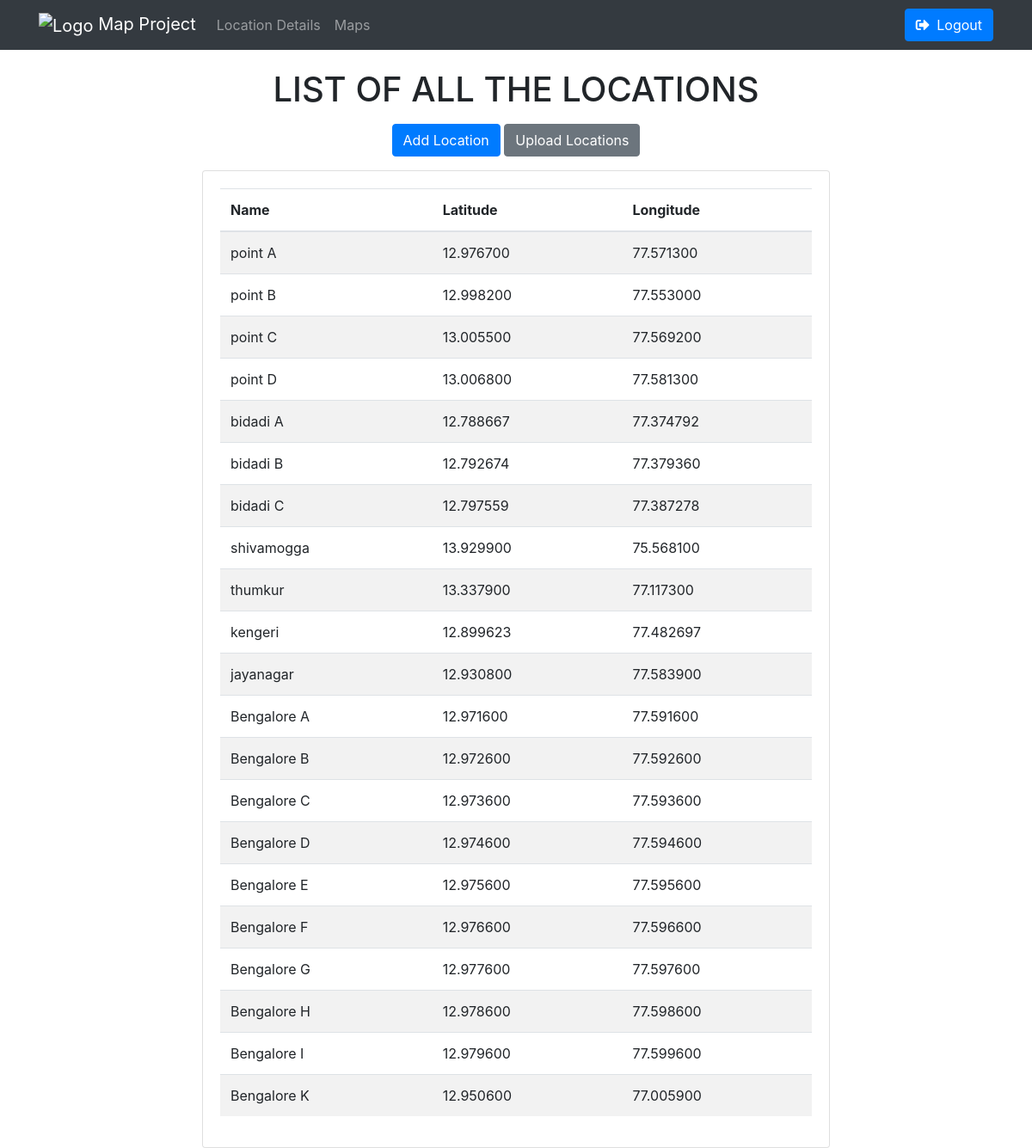
The page /table/ (signed in) on the database its author committed.
### location_map/models.py (models this page shows, shortened)
class Location(models.Model):
    name = models.CharField(max_length=100)
    latitude = models.DecimalField(max_digits=9, decimal_places=6)
    longitude = models.DecimalField(max_digits=9, decimal_places=6)
    created_at = models.DateTimeField(default=timezone.now)
    updated_at = models.DateTimeField(auto_now=True)

### location_map/views.py (the view)
# urls.py: path('table/',ListPage,name='table'),
@login_required
def ListPage(request):
    loc=Location.objects.all()
    return render(request,"location_map/table.html",{'loc':loc})

### templates/location_map/table.html (shortened to what this page needs)
<!DOCTYPE html>
<html lang="en">
<head>
    <link rel="stylesheet" href="https://cdn.jsdelivr.net/npm/bootstrap@4.3.1/dist/css/bootstrap.min.css">
</head>
<body>
    {% include 'location_map/navbar.html' %}
    <h1 class="text-center my-3">LIST OF ALL THE LOCATIONS</h1>
    <div class="text-center my-3">
        <a href="{% url 'add_loc' %}" class="btn btn-primary">Add Location</a>
        <a href="{% url 'upload_file' %}" class="btn btn-secondary">Upload Locations</a>
    </div>
    <div class="container">
        <div class="row justify-content-center">
            <div class="col-md-8">
                <div class="card">
                    <div class="card-body">
                        <table class="table table-striped">
                            <thead>
                                <tr>
                                    <th>Name</th>
                                    <th>Latitude</th>
                                    <th>Longitude</th>
                                </tr>
                            </thead>
                            <tbody>
                                {% for l in loc %}
                                <tr>
                                    <td>{{ l.name }}</td>
                                    <td>{{ l.latitude }}</td>
                                    <td>{{ l.longitude }}</td>
                                </tr>
                                {% endfor %}
                            </tbody>
                        </table>
                    </div>
                </div>
            </div>
        </div>
    </div>
</body>
</html>

### templates/location_map/navbar.html (style rules this page uses)
body { padding-top: 56px; }

### rows shown on the page
Location: name "point A", latitude "12.976700", longitude "77.571300"
Location: name "point B", latitude "12.998200", longitude "77.553000"
Location: name "point C", latitude "13.005500", longitude "77.569200"
Location: name "point D", latitude "13.006800", longitude "77.581300"
Location: name "bidadi A", latitude "12.788667", longitude "77.374792"
Location: name "bidadi B", latitude "12.792674", longitude "77.379360"
Location: name "bidadi C", latitude "12.797559", longitude "77.387278"
Location: name "shivamogga", latitude "13.929900", longitude "75.568100"
Location: name "thumkur", latitude "13.337900", longitude "77.117300"
Location: name "kengeri", latitude "12.899623", longitude "77.482697"
Location: name "jayanagar", latitude "12.930800", longitude "77.583900"
Location: name "Bengalore A", latitude "12.971600", longitude "77.591600"
Location: name "Bengalore B", latitude "12.972600", longitude "77.592600"
Location: name "Bengalore C", latitude "12.973600", longitude "77.593600"
Location: name "Bengalore D", latitude "12.974600", longitude "77.594600"
Location: name "Bengalore E", latitude "12.975600", longitude "77.595600"
Location: name "Bengalore F", latitude "12.976600", longitude "77.596600"
Location: name "Bengalore G", latitude "12.977600", longitude "77.597600"
Location: name "Bengalore H", latitude "12.978600", longitude "77.598600"
Location: name "Bengalore I", latitude "12.979600", longitude "77.599600"
Location: name "Bengalore K", latitude "12.950600", longitude "77.005900"
